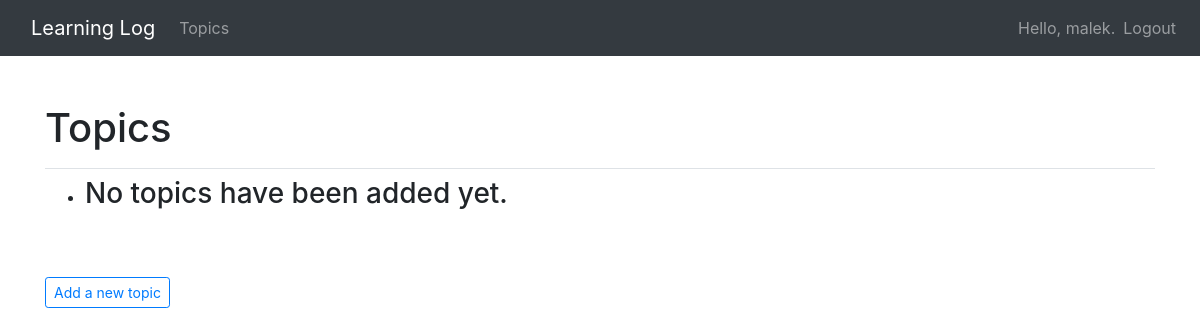
The page /topics/ (signed in) on the database as committed earlier.
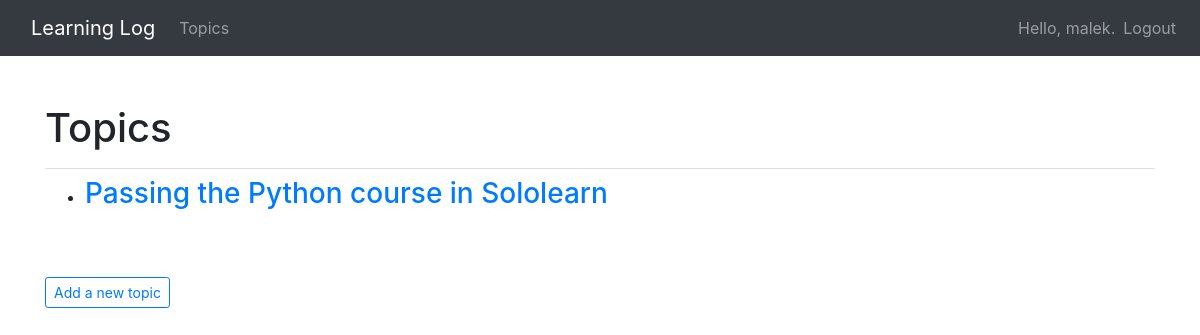
The same page on the database as committed later.
### learning_logs/models.py (models this page shows)
class Topic(models.Model):
    text = models.CharField(max_length=200)
    date_added = models.DateTimeField(auto_now_add=True)
    owner = models.ForeignKey(User, on_delete=models.CASCADE)
    def __str__(self):
        return self.text

### learning_logs/views.py (the view)
# urls.py: path('topics/', views.topics, name='topics'),
@login_required
def topics(request):
	topics = Topic.objects.filter(owner=request.user).order_by('date_added')
	context = {'topics': topics}
	return render(request, 'learning_logs/topics.html', context)

### learning_logs/templates/learning_logs/topics.html
{% extends "learning_logs/base.html" %}
{% block page_header %}
  <h1>Topics</h1>
{% endblock page_header %}
{% block content %}
  <ul>
    {% for topic in topics %}
      <li><h3>
      	<a href="{% url 'learning_logs:topic' topic.id %}">{{ topic }}</a>
      </h3></li>
    {% empty %}
      <li><h3>No topics have been added yet.</h3></li>
    {% endfor %}
  </ul>
  <h3><a class="btn btn-sm btn-outline-primary" style="margin-top: 50px;" href="{% url 'learning_logs:new_topic' %}">
    Add a new topic
  </a></h3>
{% endblock content %}

### learning_logs/templates/learning_logs/base.html (shortened to what this page needs)
{% load bootstrap4 %}
<html lang="en">
<head>
  {% bootstrap_css %}
</head>
<body>
  <nav class="navbar navbar-expand-md navbar-dark bg-dark mb-5">
    <a class="navbar-brand" style="margin-left:15px;" href="{% url 'learning_logs:index'%}">Learning Log</a>
    <div class="collapse navbar-collapse" id="navbarCollapse">
      <ul class="navbar-nav mr-auto">
        <li class="nav-item">
          <a class="nav-link" href="{% url 'learning_logs:topics'%}">Topics</a>
        </li>
      </ul>
      <ul class="navbar-nav ml-auto">
      	{% if user.is_authenticated %}
      	  <li class="nav-item">
      	    <span class="navbar-text">Hello, {{ user.username }}.</span>
      	  </li>
      	  <li class="nav-item">
      	    <a class="nav-link" href="{% url 'users:logout' %}">Logout</a>
      	  </li>
	      {% endif %}
	    </ul>
	  </div>
  </nav>
  <main role="main" class="container">
    <div class="pb-2 mb-2 border-bottom">
      {% block page_header %}{% endblock page_header %}
    </div>
    <div>
      {% block content %}{% endblock content %}
    </div>
  </main>
</body>
</html>

Rows that differ between the two databases and show on the page:
added Topic: text "Passing the Python course in Sololearn"
Other text that changed with them:
text no longer shown: "No topics have been added yet."
